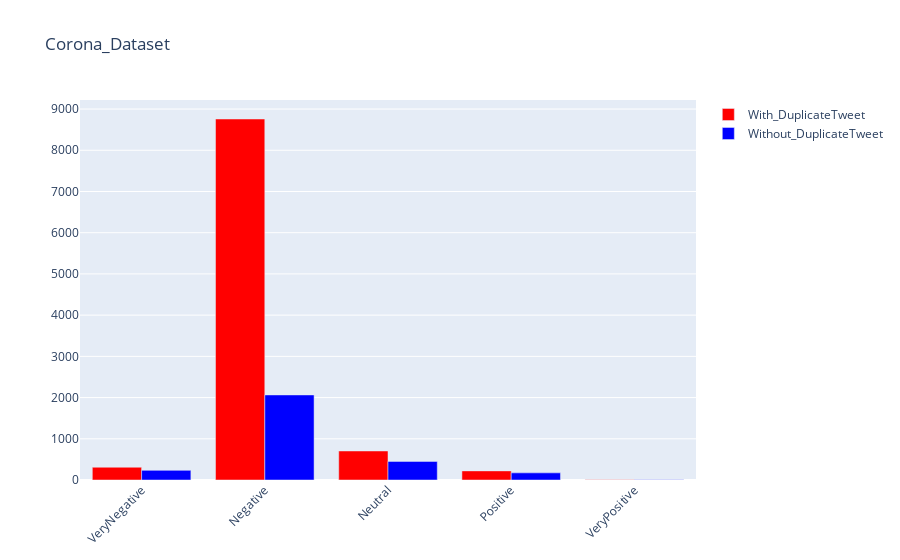

Notebook code for this chart:
### Code cell
import plotly.graph_objects as go

sentiments=df3['Sentiment']

fig = go.Figure()

fig.add_trace(go.Bar(
    x=sentiments,
    y=df3['Stats'],
    name='With_DuplicateTweet',
    marker_color='red'
))

fig.add_trace(go.Bar(
    x=sentiments,
    y=df4['Stats'],
    name='Without_DuplicateTweet',
    marker_color='blue'
))

# Here we modify the tickangle of the xaxis, resulting in rotated labels.
fig.update_layout(barmode='group', xaxis_tickangle=-45, title_text='Corona_Dataset')
fig.show()

### Figure 1 — Plotly figure (JSON) as saved in the notebook; plotly's stock layout.template omitted (floating-point values rounded to 4 significant figures)
{"data": [{"marker": {"color": "red"}, "name": "With_DuplicateTweet", "type": "bar", "x": ["VeryNegative", "Negative", "Neutral", "Positive", "VeryPositive"], "y": [310, 8759, 704, 221, 6]}, {"marker": {"color": "blue"}, "name": "Without_DuplicateTweet", "type": "bar", "x": ["VeryNegative", "Negative", "Neutral", "Positive", "VeryPositive"], "y": [234, 2064, 451, 173, 6]}], "layout": {"barmode": "group", "title": {"text": "Corona_Dataset"}, "xaxis": {"tickangle": -45}}}
